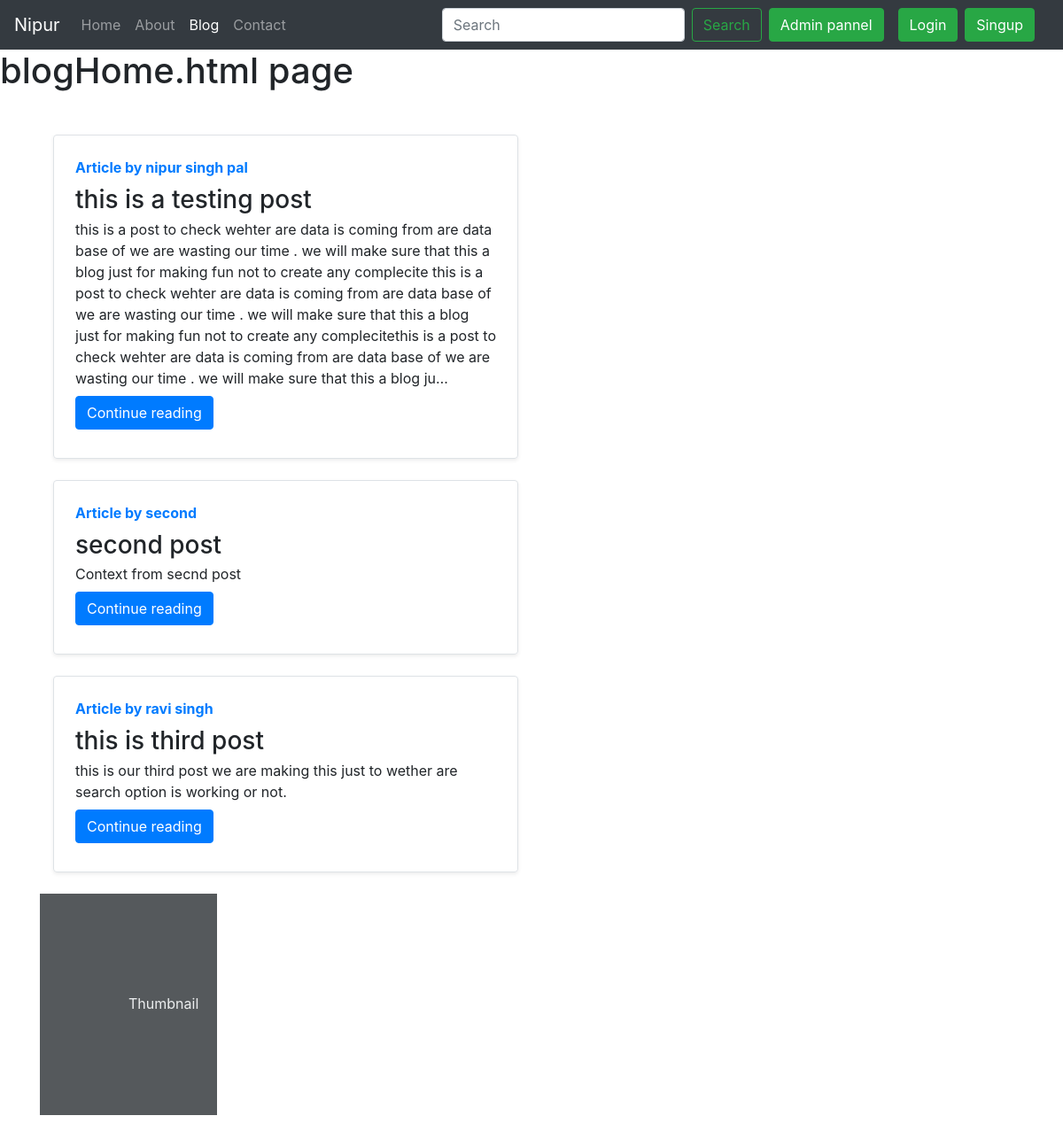
Screenshot of /blog/ with the database file from the repository.
### blog/models.py (models this page shows, shortened)
class Post(models.Model):
    sno=models.AutoField(primary_key=True)
    title=models.CharField( max_length=250)
    author=models.CharField( max_length=15)
    content=models.TextField()
    slug = models.CharField(max_length=130)
    timeStamp=models.DateTimeField( blank=True)

### blog/views.py (the view)
# urls.py: path('', views.blogHome, name='blogHome'),
def blogHome(request):
    allPosts = Post.objects.all()
    context={'allPosts':allPosts}
    return render(request,'blog/blogHome.html',context)

### templates/blog/blogHome.html (shortened to what this page needs)
{% extends 'base.html' %}
{% block blogactive %} active {% endblock blogactive %}
{% block body %}
<h1>blogHome.html page </h1>
<div class="container my-5">
{% for post in allPosts  %}
<div class="col-md-6">
      <div class="row no-gutters border rounded overflow-hidden flex-md-row mb-4 shadow-sm h-md-250 position-relative">
        <div class="col p-4 d-flex flex-column position-static">
          <strong class="d-inline-block mb-2 text-primary">Article by    {{post.author}}</strong>
          <h3 class="mb-0">{{post.title}}</h3>
          <p class="card-text mb-auto">{{post.content | truncatechars:500}}</p>
          <div class="my-2">
          <a href="/blog/{{post.slug}}" role="button" class="btn btn-primary ">Continue reading</a>
        </div>
        </div>
</div>
</div>
        {% endfor %}
          <svg class="bd-placeholder-img" width="200" height="250" xmlns="http://www.w3.org/2000/svg" preserveAspectRatio="xMidYMid slice" focusable="false" role="img" aria-label="Placeholder: Thumbnail"><title>Placeholder</title><rect width="100%" height="100%" fill="#55595c"></rect><text x="50%" y="50%" fill="#eceeef" dy=".3em">Thumbnail</text></svg>
    </div>
{% endblock body %}

### templates/base.html (shortened to what this page needs)
<!doctype html>
<html lang="en">
<head>
  <link rel="stylesheet" href="https://stackpath.bootstrapcdn.com/bootstrap/4.4.1/css/bootstrap.min.css"
>
</head>
<body>
  <nav class="navbar navbar-expand-lg navbar-dark bg-dark">
    <a class="navbar-brand" href="#">Nipur </a>
    <div class="collapse navbar-collapse" id="navbarSupportedContent">
      <ul class="navbar-nav mr-auto">
        <li class="nav-item {% block homeactive %}{% endblock homeactive %}">
          <a class="nav-link" href="/">Home <span class="sr-only">(current)</span></a>
        </li>
        <li class="nav-item {% block aboutactive %}{% endblock aboutactive %}">
          <a class="nav-link" href="/about">About</a>
        </li>
        <li class="nav-item {% block blogactive %}{% endblock blogactive %}">
          <a class="nav-link" href="/blog">Blog</a>
        </li>
        <li class="nav-item {% block contactactive %}{% endblock contactactive %}">
          <a class="nav-link" href="/contact">Contact</a>
        </li>
      </ul>
      <form method="get" action="/search" class="form-inline my-2 my-lg-0 mx-3">
        <input class="form-control mr-sm-2" type="search" placeholder="Search" aria-label="Search" name="query"
          id="query">
          <div class="navbar-nav ml-auto" >
        <button class="btn btn-outline-success my-2 my-sm-0" type="submit">Search</button>
      </form>
      <a href="/admin" target="_blank" rolle="button" class="btn btn-success m-2 my-sm-0">Admin pannel</a>
       {% if user.is_authenticated %}
       <ul class="navbar-nav ml-auto">
        <li class="nav-item dropdown">
        <a class="nav-link dropdown-toggle" href="#" id="navbarDropdown" role="button" data-toggle="dropdown" aria-haspopup="true" aria-expanded="false">
         wellcome {{request.user}}
        </a>
        <div class="dropdown-menu" aria-labelledby="navbarDropdown">
          <a class="dropdown-item" href="/logout">Logout</a>
      </li>
       </ul>
       </div>
       {% else %}
      <button type="button" class="btn btn-success mx-2" data-toggle="modal" data-target="#loginModal">
        Login
      </button>
      <button type="button" class="btn btn-success" data-toggle="modal" data-target="#singupModal">
        Singup
      </button>
      </div>
      {% endif %}
  </nav>
  {% block body %}
  {% endblock body %}
</body>
</html>

### rows the page displays
Post: author "nipur singh pal", title "this is a testing post", content "this is a post to check wehter are data is coming from are data base of we are wasting our time . we will make sure that this a blog just for making fun not to create any complecite this is a post to check wehter are data is coming from are data base of we are wasting our time . we will make sure that this a blog just for making fun not to create any complecitethis is a post to check wehter are data is coming from are data base of we are wasting our time . we will make sure that this a blog ju…"
Post: author "second", title "second post", content "Context from secnd post"
Post: author "ravi singh", title "this is third post", content "this is our third post we are making this just to wether are search option is working or not."
